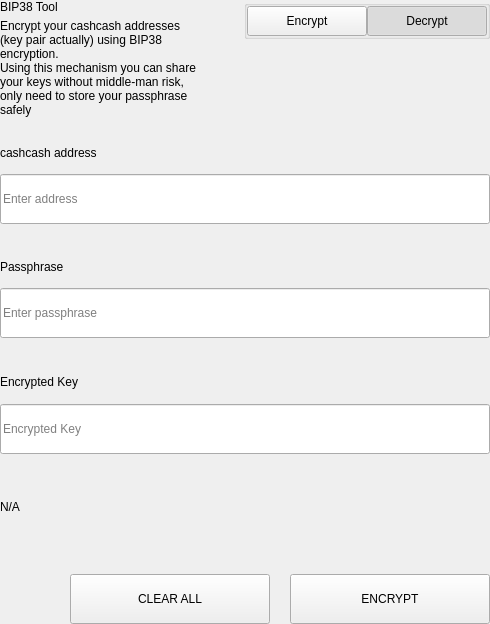
<?xml version="1.0" encoding="UTF-8"?>
<ui version="4.0">
 <class>SettingsBitToolWidget</class>
 <widget class="QWidget" name="SettingsBitToolWidget">
  <property name="geometry">
   <rect>
    <x>0</x>
    <y>0</y>
    <width>490</width>
    <height>624</height>
   </rect>
  </property>
  <property name="windowTitle">
   <string>Form</string>
  </property>
  <layout class="QVBoxLayout" name="verticalLayout">
   <property name="spacing">
    <number>0</number>
   </property>
   <property name="leftMargin">
    <number>0</number>
   </property>
   <property name="topMargin">
    <number>0</number>
   </property>
   <property name="rightMargin">
    <number>0</number>
   </property>
   <property name="bottomMargin">
    <number>0</number>
   </property>
   <item>
    <widget class="QWidget" name="left" native="true">
     <layout class="QVBoxLayout" name="verticalLayout_3">
      <property name="leftMargin">
       <number>0</number>
      </property>
      <property name="topMargin">
       <number>0</number>
      </property>
      <property name="rightMargin">
       <number>0</number>
      </property>
      <property name="bottomMargin">
       <number>0</number>
      </property>
      <item>
       <layout class="QVBoxLayout" name="verticalLayout_2">
        <property name="spacing">
         <number>0</number>
        </property>
        <item>
         <layout class="QHBoxLayout" name="horizontalLayout_3" stretch="3,1">
          <property name="spacing">
           <number>40</number>
          </property>
          <item>
           <layout class="QVBoxLayout" name="verticalLayoutTitle">
            <property name="spacing">
             <number>5</number>
            </property>
            <item>
             <widget class="QLabel" name="labelTitle">
              <property name="text">
               <string>BIP38 Tool</string>
              </property>
             </widget>
            </item>
            <item>
             <widget class="QLabel" name="labelSubtitle1">
              <property name="text">
               <string>Encrypt your cashcash addresses (key pair actually) using BIP38 encryption.
Using this mechanism you can share your keys without middle-man risk, only need to store your passphrase safely</string>
              </property>
              <property name="wordWrap">
               <bool>true</bool>
              </property>
             </widget>
            </item>
           </layout>
          </item>
          <item alignment="Qt::AlignTop">
           <widget class="QGroupBox" name="groupBox">
            <property name="title">
             <string/>
            </property>
            <property name="alignment">
             <set>Qt::AlignLeading|Qt::AlignLeft|Qt::AlignTop</set>
            </property>
            <layout class="QHBoxLayout" name="horizontalLayout_4">
             <property name="spacing">
              <number>0</number>
             </property>
             <property name="leftMargin">
              <number>0</number>
             </property>
             <property name="topMargin">
              <number>0</number>
             </property>
             <property name="rightMargin">
              <number>0</number>
             </property>
             <property name="bottomMargin">
              <number>0</number>
             </property>
             <item>
              <spacer name="horizontalSpacer">
               <property name="orientation">
                <enum>Qt::Horizontal</enum>
               </property>
               <property name="sizeHint" stdset="0">
                <size>
                 <width>40</width>
                 <height>20</height>
                </size>
               </property>
              </spacer>
             </item>
             <item>
              <widget class="QPushButton" name="pushLeft">
               <property name="minimumSize">
                <size>
                 <width>120</width>
                 <height>30</height>
                </size>
               </property>
               <property name="maximumSize">
                <size>
                 <width>120</width>
                 <height>30</height>
                </size>
               </property>
               <property name="focusPolicy">
                <enum>Qt::NoFocus</enum>
               </property>
               <property name="text">
                <string>Encrypt</string>
               </property>
               <property name="checkable">
                <bool>true</bool>
               </property>
               <property name="autoExclusive">
                <bool>true</bool>
               </property>
              </widget>
             </item>
             <item>
              <widget class="QPushButton" name="pushRight">
               <property name="minimumSize">
                <size>
                 <width>120</width>
                 <height>30</height>
                </size>
               </property>
               <property name="maximumSize">
                <size>
                 <width>120</width>
                 <height>30</height>
                </size>
               </property>
               <property name="focusPolicy">
                <enum>Qt::NoFocus</enum>
               </property>
               <property name="text">
                <string>Decrypt</string>
               </property>
               <property name="checkable">
                <bool>true</bool>
               </property>
               <property name="checked">
                <bool>true</bool>
               </property>
               <property name="autoExclusive">
                <bool>true</bool>
               </property>
              </widget>
             </item>
            </layout>
           </widget>
          </item>
         </layout>
        </item>
        <item>
         <widget class="QStackedWidget" name="stackedWidget">
          <property name="currentIndex">
           <number>1</number>
          </property>
          <widget class="QWidget" name="pageDecrypt">
           <layout class="QVBoxLayout" name="verticalLayout_5">
            <property name="spacing">
             <number>0</number>
            </property>
            <property name="leftMargin">
             <number>0</number>
            </property>
            <property name="topMargin">
             <number>0</number>
            </property>
            <property name="rightMargin">
             <number>0</number>
            </property>
            <property name="bottomMargin">
             <number>0</number>
            </property>
            <item>
             <widget class="QWidget" name="widget" native="true">
              <property name="minimumSize">
               <size>
                <width>0</width>
                <height>100</height>
               </size>
              </property>
              <layout class="QVBoxLayout" name="verticalLayout_4">
               <property name="spacing">
                <number>0</number>
               </property>
               <property name="leftMargin">
                <number>0</number>
               </property>
               <property name="topMargin">
                <number>0</number>
               </property>
               <property name="rightMargin">
                <number>0</number>
               </property>
               <property name="bottomMargin">
                <number>0</number>
               </property>
               <item>
                <spacer name="verticalSpacer_2">
                 <property name="orientation">
                  <enum>Qt::Vertical</enum>
                 </property>
                 <property name="sizeType">
                  <enum>QSizePolicy::Fixed</enum>
                 </property>
                 <property name="sizeHint" stdset="0">
                  <size>
                   <width>20</width>
                   <height>20</height>
                  </size>
                 </property>
                </spacer>
               </item>
               <item>
                <layout class="QHBoxLayout" name="horizontalLayout_6" stretch="2">
                 <property name="spacing">
                  <number>0</number>
                 </property>
                 <item>
                  <layout class="QVBoxLayout" name="verticalLayout_7">
                   <property name="spacing">
                    <number>9</number>
                   </property>
                   <item>
                    <widget class="QLabel" name="labelSubtitleKey">
                     <property name="minimumSize">
                      <size>
                       <width>0</width>
                       <height>20</height>
                      </size>
                     </property>
                     <property name="maximumSize">
                      <size>
                       <width>16777215</width>
                       <height>20</height>
                      </size>
                     </property>
                     <property name="text">
                      <string>Encrypted key</string>
                     </property>
                    </widget>
                   </item>
                   <item>
                    <widget class="QLineEdit" name="lineEditKey">
                     <property name="minimumSize">
                      <size>
                       <width>0</width>
                       <height>50</height>
                      </size>
                     </property>
                     <property name="maximumSize">
                      <size>
                       <width>16777215</width>
                       <height>50</height>
                      </size>
                     </property>
                     <property name="placeholderText">
                      <string>Enter a encrypted key</string>
                     </property>
                    </widget>
                   </item>
                  </layout>
                 </item>
                </layout>
               </item>
               <item>
                <spacer name="verticalSpacer_3">
                 <property name="orientation">
                  <enum>Qt::Vertical</enum>
                 </property>
                 <property name="sizeType">
                  <enum>QSizePolicy::Fixed</enum>
                 </property>
                 <property name="sizeHint" stdset="0">
                  <size>
                   <width>20</width>
                   <height>20</height>
                  </size>
                 </property>
                </spacer>
               </item>
               <item>
                <layout class="QVBoxLayout" name="verticalLayout_9">
                 <property name="spacing">
                  <number>9</number>
                 </property>
                 <item>
                  <widget class="QLabel" name="labelSubtitlePassphrase">
                   <property name="maximumSize">
                    <size>
                     <width>16777215</width>
                     <height>20</height>
                    </size>
                   </property>
                   <property name="text">
                    <string>Passphrase</string>
                   </property>
                  </widget>
                 </item>
                 <item>
                  <widget class="QLineEdit" name="lineEditPassphrase">
                   <property name="minimumSize">
                    <size>
                     <width>0</width>
                     <height>50</height>
                    </size>
                   </property>
                   <property name="maximumSize">
                    <size>
                     <width>16777215</width>
                     <height>50</height>
                    </size>
                   </property>
                   <property name="placeholderText">
                    <string>Enter a passphrase</string>
                   </property>
                  </widget>
                 </item>
                </layout>
               </item>
               <item>
                <spacer name="verticalSpacer_4">
                 <property name="orientation">
                  <enum>Qt::Vertical</enum>
                 </property>
                 <property name="sizeType">
                  <enum>QSizePolicy::Fixed</enum>
                 </property>
                 <property name="sizeHint" stdset="0">
                  <size>
                   <width>20</width>
                   <height>20</height>
                  </size>
                 </property>
                </spacer>
               </item>
               <item>
                <widget class="QWidget" name="widget_3" native="true">
                 <property name="sizePolicy">
                  <sizepolicy hsizetype="Preferred" vsizetype="Fixed">
                   <horstretch>0</horstretch>
                   <verstretch>0</verstretch>
                  </sizepolicy>
                 </property>
                 <layout class="QVBoxLayout" name="verticalLayout_10">
                  <property name="spacing">
                   <number>9</number>
                  </property>
                  <property name="leftMargin">
                   <number>0</number>
                  </property>
                  <property name="topMargin">
                   <number>0</number>
                  </property>
                  <property name="rightMargin">
                   <number>0</number>
                  </property>
                  <property name="bottomMargin">
                   <number>0</number>
                  </property>
                  <item>
                   <widget class="QLabel" name="labelSubtitleDecryptResult">
                    <property name="minimumSize">
                     <size>
                      <width>0</width>
                      <height>20</height>
                     </size>
                    </property>
                    <property name="maximumSize">
                     <size>
                      <width>16777215</width>
                      <height>20</height>
                     </size>
                    </property>
                    <property name="text">
                     <string>Decrypted address result</string>
                    </property>
                   </widget>
                  </item>
                  <item>
                   <widget class="QWidget" name="widget_4" native="true">
                    <layout class="QHBoxLayout" name="horizontalLayout" stretch="6,0,1">
                     <property name="spacing">
                      <number>0</number>
                     </property>
                     <property name="leftMargin">
                      <number>0</number>
                     </property>
                     <property name="topMargin">
                      <number>0</number>
                     </property>
                     <property name="rightMargin">
                      <number>0</number>
                     </property>
                     <property name="bottomMargin">
                      <number>0</number>
                     </property>
                     <item alignment="Qt::AlignVCenter">
                      <widget class="QLineEdit" name="lineEditDecryptResult">
                       <property name="minimumSize">
                        <size>
                         <width>0</width>
                         <height>50</height>
                        </size>
                       </property>
                       <property name="maximumSize">
                        <size>
                         <width>16777215</width>
                         <height>50</height>
                        </size>
                       </property>
                       <property name="placeholderText">
                        <string>Decrypted Address</string>
                       </property>
                      </widget>
                     </item>
                     <item>
                      <spacer name="horizontalSpacer_4">
                       <property name="orientation">
                        <enum>Qt::Horizontal</enum>
                       </property>
                       <property name="sizeType">
                        <enum>QSizePolicy::Fixed</enum>
                       </property>
                       <property name="sizeHint" stdset="0">
                        <size>
                         <width>20</width>
                         <height>50</height>
                        </size>
                       </property>
                      </spacer>
                     </item>
                     <item>
                      <widget class="QPushButton" name="pushButtonImport">
                       <property name="minimumSize">
                        <size>
                         <width>140</width>
                         <height>40</height>
                        </size>
                       </property>
                       <property name="text">
                        <string>Import Address</string>
                       </property>
                      </widget>
                     </item>
                    </layout>
                   </widget>
                  </item>
                 </layout>
                </widget>
               </item>
               <item>
                <widget class="QLabel" name="statusLabel_DEC">
                 <property name="maximumSize">
                  <size>
                   <width>16777215</width>
                   <height>40</height>
                  </size>
                 </property>
                 <property name="text">
                  <string/>
                 </property>
                </widget>
               </item>
               <item>
                <spacer name="verticalSpacer">
                 <property name="orientation">
                  <enum>Qt::Vertical</enum>
                 </property>
                 <property name="sizeType">
                  <enum>QSizePolicy::Preferred</enum>
                 </property>
                 <property name="sizeHint" stdset="0">
                  <size>
                   <width>20</width>
                   <height>20</height>
                  </size>
                 </property>
                </spacer>
               </item>
               <item>
                <layout class="QHBoxLayout" name="horizontalLayout_7">
                 <property name="spacing">
                  <number>0</number>
                 </property>
                 <item>
                  <spacer name="horizontalSpacer_5">
                   <property name="orientation">
                    <enum>Qt::Horizontal</enum>
                   </property>
                   <property name="sizeType">
                    <enum>QSizePolicy::Expanding</enum>
                   </property>
                   <property name="sizeHint" stdset="0">
                    <size>
                     <width>40</width>
                     <height>20</height>
                    </size>
                   </property>
                  </spacer>
                 </item>
                 <item>
                  <widget class="QPushButton" name="pushButtonDecryptClear">
                   <property name="minimumSize">
                    <size>
                     <width>200</width>
                     <height>50</height>
                    </size>
                   </property>
                   <property name="maximumSize">
                    <size>
                     <width>200</width>
                     <height>50</height>
                    </size>
                   </property>
                   <property name="text">
                    <string>CLEAR</string>
                   </property>
                  </widget>
                 </item>
                 <item>
                  <spacer name="horizontalSpacer_3">
                   <property name="orientation">
                    <enum>Qt::Horizontal</enum>
                   </property>
                   <property name="sizeType">
                    <enum>QSizePolicy::Fixed</enum>
                   </property>
                   <property name="sizeHint" stdset="0">
                    <size>
                     <width>20</width>
                     <height>20</height>
                    </size>
                   </property>
                  </spacer>
                 </item>
                 <item>
                  <widget class="QPushButton" name="pushButtonDecrypt">
                   <property name="minimumSize">
                    <size>
                     <width>200</width>
                     <height>50</height>
                    </size>
                   </property>
                   <property name="maximumSize">
                    <size>
                     <width>200</width>
                     <height>50</height>
                    </size>
                   </property>
                   <property name="text">
                    <string>DECRYPT KEY</string>
                   </property>
                  </widget>
                 </item>
                </layout>
               </item>
              </layout>
             </widget>
            </item>
           </layout>
          </widget>
          <widget class="QWidget" name="pageEncrypt">
           <layout class="QVBoxLayout" name="verticalLayout_11">
            <property name="spacing">
             <number>0</number>
            </property>
            <property name="leftMargin">
             <number>0</number>
            </property>
            <property name="topMargin">
             <number>0</number>
            </property>
            <property name="rightMargin">
             <number>0</number>
            </property>
            <property name="bottomMargin">
             <number>0</number>
            </property>
            <item>
             <spacer name="verticalSpacer_8">
              <property name="orientation">
               <enum>Qt::Vertical</enum>
              </property>
              <property name="sizeType">
               <enum>QSizePolicy::Fixed</enum>
              </property>
              <property name="sizeHint" stdset="0">
               <size>
                <width>20</width>
                <height>20</height>
               </size>
              </property>
             </spacer>
            </item>
            <item>
             <widget class="QWidget" name="containerAddressEnc" native="true">
              <layout class="QVBoxLayout" name="containerAddressEncLayout">
               <property name="spacing">
                <number>5</number>
               </property>
               <property name="leftMargin">
                <number>0</number>
               </property>
               <property name="topMargin">
                <number>0</number>
               </property>
               <property name="rightMargin">
                <number>0</number>
               </property>
               <property name="bottomMargin">
                <number>0</number>
               </property>
               <item>
                <widget class="QLabel" name="labelSubtitleAddress">
                 <property name="minimumSize">
                  <size>
                   <width>0</width>
                   <height>20</height>
                  </size>
                 </property>
                 <property name="maximumSize">
                  <size>
                   <width>16777215</width>
                   <height>20</height>
                  </size>
                 </property>
                 <property name="text">
                  <string>cashcash address</string>
                 </property>
                </widget>
               </item>
               <item>
                <widget class="QLineEdit" name="addressIn_ENC">
                 <property name="minimumSize">
                  <size>
                   <width>0</width>
                   <height>50</height>
                  </size>
                 </property>
                 <property name="placeholderText">
                  <string>Enter address</string>
                 </property>
                </widget>
               </item>
              </layout>
             </widget>
            </item>
            <item>
             <spacer name="verticalSpacer_6">
              <property name="orientation">
               <enum>Qt::Vertical</enum>
              </property>
              <property name="sizeType">
               <enum>QSizePolicy::Fixed</enum>
              </property>
              <property name="sizeHint" stdset="0">
               <size>
                <width>20</width>
                <height>20</height>
               </size>
              </property>
             </spacer>
            </item>
            <item>
             <widget class="QWidget" name="containerAddress" native="true">
              <layout class="QHBoxLayout" name="horizontalLayout_9" stretch="2">
               <property name="spacing">
                <number>0</number>
               </property>
               <property name="leftMargin">
                <number>0</number>
               </property>
               <property name="topMargin">
                <number>0</number>
               </property>
               <property name="rightMargin">
                <number>0</number>
               </property>
               <property name="bottomMargin">
                <number>0</number>
               </property>
               <item>
                <layout class="QVBoxLayout" name="verticalLayout_8">
                 <property name="spacing">
                  <number>5</number>
                 </property>
                 <item>
                  <widget class="QLabel" name="labelSubtitleMessage">
                   <property name="minimumSize">
                    <size>
                     <width>0</width>
                     <height>20</height>
                    </size>
                   </property>
                   <property name="maximumSize">
                    <size>
                     <width>16777215</width>
                     <height>20</height>
                    </size>
                   </property>
                   <property name="text">
                    <string>Passphrase</string>
                   </property>
                  </widget>
                 </item>
                 <item>
                  <widget class="QLineEdit" name="passphraseIn_ENC">
                   <property name="minimumSize">
                    <size>
                     <width>0</width>
                     <height>50</height>
                    </size>
                   </property>
                   <property name="maximumSize">
                    <size>
                     <width>16777215</width>
                     <height>50</height>
                    </size>
                   </property>
                   <property name="placeholderText">
                    <string>Enter passphrase</string>
                   </property>
                  </widget>
                 </item>
                </layout>
               </item>
              </layout>
             </widget>
            </item>
            <item>
             <spacer name="verticalSpacer_7">
              <property name="orientation">
               <enum>Qt::Vertical</enum>
              </property>
              <property name="sizeType">
               <enum>QSizePolicy::Fixed</enum>
              </property>
              <property name="sizeHint" stdset="0">
               <size>
                <width>20</width>
                <height>20</height>
               </size>
              </property>
             </spacer>
            </item>
            <item>
             <widget class="QWidget" name="widget_2" native="true">
              <property name="minimumSize">
               <size>
                <width>0</width>
                <height>75</height>
               </size>
              </property>
              <property name="maximumSize">
               <size>
                <width>16777215</width>
                <height>16777215</height>
               </size>
              </property>
              <layout class="QVBoxLayout" name="verticalLayout_6">
               <property name="leftMargin">
                <number>0</number>
               </property>
               <property name="topMargin">
                <number>0</number>
               </property>
               <property name="rightMargin">
                <number>0</number>
               </property>
               <property name="bottomMargin">
                <number>0</number>
               </property>
               <item>
                <widget class="QLabel" name="labelSubtitleEncryptedKey">
                 <property name="minimumSize">
                  <size>
                   <width>0</width>
                   <height>20</height>
                  </size>
                 </property>
                 <property name="maximumSize">
                  <size>
                   <width>16777215</width>
                   <height>20</height>
                  </size>
                 </property>
                 <property name="text">
                  <string>Encrypted Key</string>
                 </property>
                </widget>
               </item>
               <item>
                <widget class="QLineEdit" name="encryptedKeyOut_ENC">
                 <property name="minimumSize">
                  <size>
                   <width>0</width>
                   <height>50</height>
                  </size>
                 </property>
                 <property name="placeholderText">
                  <string>Encrypted Key</string>
                 </property>
                </widget>
               </item>
              </layout>
             </widget>
            </item>
            <item>
             <widget class="QLabel" name="statusLabel_ENC">
              <property name="text">
               <string notr="true">N/A</string>
              </property>
             </widget>
            </item>
            <item>
             <spacer name="verticalSpacer_5">
              <property name="orientation">
               <enum>Qt::Vertical</enum>
              </property>
              <property name="sizeType">
               <enum>QSizePolicy::Fixed</enum>
              </property>
              <property name="sizeHint" stdset="0">
               <size>
                <width>20</width>
                <height>20</height>
               </size>
              </property>
             </spacer>
            </item>
            <item>
             <layout class="QHBoxLayout" name="horizontalLayout_8">
              <property name="spacing">
               <number>0</number>
              </property>
              <item>
               <spacer name="horizontalSpacer_6">
                <property name="orientation">
                 <enum>Qt::Horizontal</enum>
                </property>
                <property name="sizeType">
                 <enum>QSizePolicy::Expanding</enum>
                </property>
                <property name="sizeHint" stdset="0">
                 <size>
                  <width>40</width>
                  <height>20</height>
                 </size>
                </property>
               </spacer>
              </item>
              <item>
               <widget class="QPushButton" name="pushButtonClear">
                <property name="minimumSize">
                 <size>
                  <width>200</width>
                  <height>50</height>
                 </size>
                </property>
                <property name="focusPolicy">
                 <enum>Qt::NoFocus</enum>
                </property>
                <property name="text">
                 <string>CLEAR ALL</string>
                </property>
               </widget>
              </item>
              <item>
               <spacer name="horizontalSpacer_2">
                <property name="orientation">
                 <enum>Qt::Horizontal</enum>
                </property>
                <property name="sizeType">
                 <enum>QSizePolicy::Fixed</enum>
                </property>
                <property name="sizeHint" stdset="0">
                 <size>
                  <width>20</width>
                  <height>20</height>
                 </size>
                </property>
               </spacer>
              </item>
              <item>
               <widget class="QPushButton" name="pushButtonEncrypt">
                <property name="minimumSize">
                 <size>
                  <width>200</width>
                  <height>50</height>
                 </size>
                </property>
                <property name="maximumSize">
                 <size>
                  <width>200</width>
                  <height>50</height>
                 </size>
                </property>
                <property name="focusPolicy">
                 <enum>Qt::NoFocus</enum>
                </property>
                <property name="text">
                 <string>ENCRYPT</string>
                </property>
               </widget>
              </item>
             </layout>
            </item>
           </layout>
          </widget>
         </widget>
        </item>
       </layout>
      </item>
     </layout>
    </widget>
   </item>
  </layout>
 </widget>
 <resources/>
 <connections/>
</ui>
